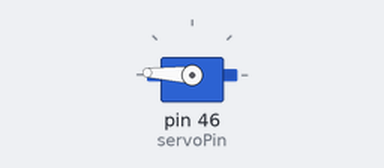
The sketch below on a simulated Arduino Mega 2560, built with avr-gcc and run on an emulated ATmega2560. Parts: servo.

Above: at 0.05 s.
At 0.95 s:
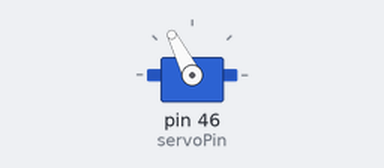
At 1.85 s:
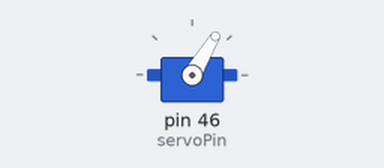
At 3.7 s:
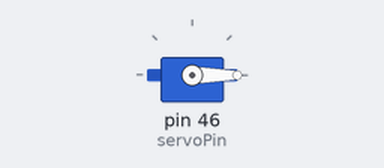
Timing chart, 0 to 8.6 s (numbered marks = the images above):
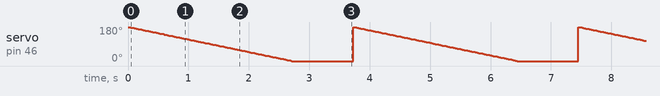

The sketch:

servoCode.ino
```cpp
/* Servo motor with Arduino example code. Position and sweep. More info: https://www.makerguides.com/ */

// Include the servo library:
#include <Servo.h>

// Create a new servo object:
Servo myservo;

// Define the servo pin:
#define servoPin 46

// Create a variable to store the servo position:
int angle = 0;

void setup() {
  // Attach the Servo variable to a pin:
  myservo.attach(servoPin);

  //reset position
//  for (angle = 0; angle <= 90; angle += 1) {
//    myservo.write(angle);
//    delay(15);
//  }
}

void loop() {
  // Tell the servo to go to a particular angle:

//  short the control pin going to the board with the power pin allows it to move

//    power pin on the slider is shorted to control pin to the board

  for (int angle = 180; angle >= 0; angle--){
//    if(analogRead(pressurePin) > 1200){
//      break;
//    }
//    else{
    myservo.write(angle);
    delay(15);
  }
  delay(1000);

//  myservo.write(180);
//  delay(2500);
//  myservo.write(90);
//  delay(1000);
//  myservo.write(0);
//  delay(2500);

// Sweep from 0 to 180 degrees:
//  for (angle = 0; angle <= 150; angle += 1) {
//    myservo.write(angle);
//    delay(30);
//  }
//
//  // And back from 180 to 0 degrees:
//  for (angle = 150; angle >= 0; angle -= 1) {
//    myservo.write(angle);
//    delay(30);
//  }

//    delay(2000);
}
```

Measured:
- by itself, servo on pin 46 (servoPin): ramps from 180° to 0° and jumps back, once every 3.7 s
